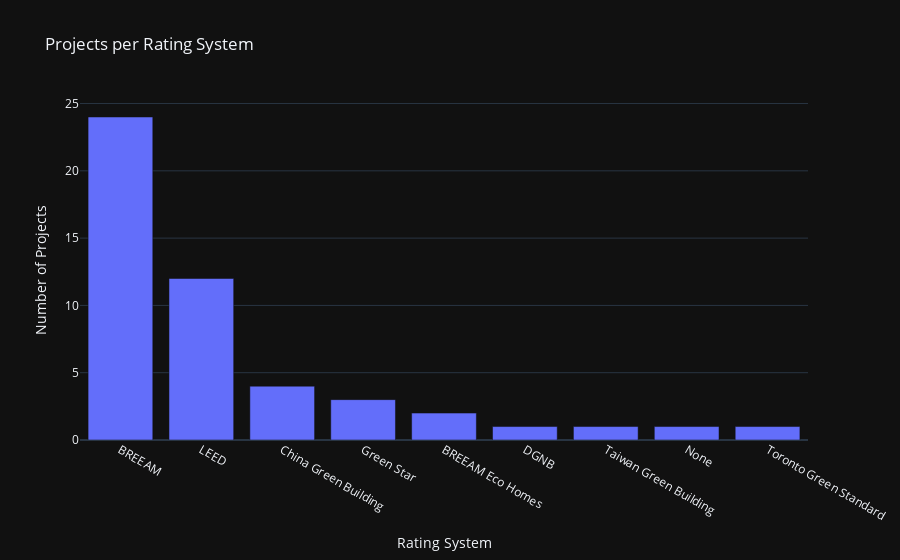

Notebook source saved alongside this figure:
### Markdown cell above
---
### Analyse the `Data`

### Code cell
# Group the data by 'Rating System' and count the number of projects in each group
filtered_missing = df_sust[df_sust['Rating System'] != 'Missing']
rating_counts = filtered_missing['Rating System'].value_counts().reset_index()
rating_counts.columns = ['Rating System', 'Number of Projects']

# Create a bar chart using Plotly Express
fig = px.bar(rating_counts, x='Rating System', y='Number of Projects', title='Projects per Rating System',template='plotly_dark')
fig.show()

### Figure 1 — Plotly figure (JSON) as saved in the notebook; plotly's stock layout.template omitted (floating-point values rounded to 4 significant figures)
{"data": [{"alignmentgroup": "True", "hovertemplate": "Rating System=%{x}<br>Number of Projects=%{y}<extra></extra>", "legendgroup": "", "marker": {"color": "#636efa", "pattern": {"shape": ""}}, "name": "", "offsetgroup": "", "orientation": "v", "showlegend": false, "textposition": "auto", "type": "bar", "x": ["BREEAM", "LEED", "China Green Building", "Green Star", "BREEAM Eco Homes", "DGNB", "Taiwan Green Building", "None", "Toronto Green Standard"], "xaxis": "x", "y": [24, 12, 4, 3, 2, 1, 1, 1, 1], "yaxis": "y"}], "layout": {"barmode": "relative", "legend": {"tracegroupgap": 0}, "title": {"text": "Projects per Rating System"}, "xaxis": {"anchor": "y", "domain": [0, 1], "title": {"text": "Rating System"}}, "yaxis": {"anchor": "x", "domain": [0, 1], "title": {"text": "Number of Projects"}}}}
